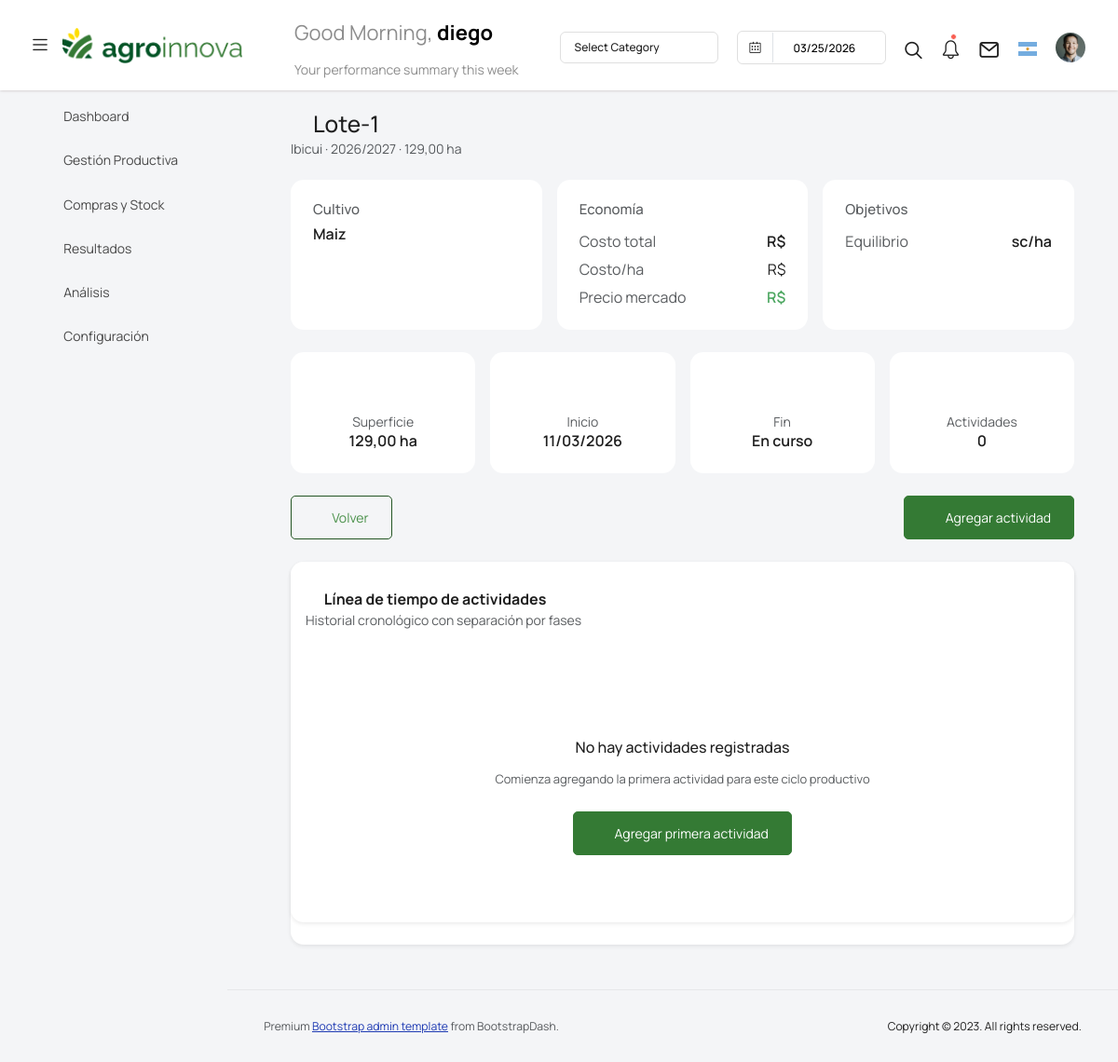
The app's page /ciclos/1/ (signed in), older data.
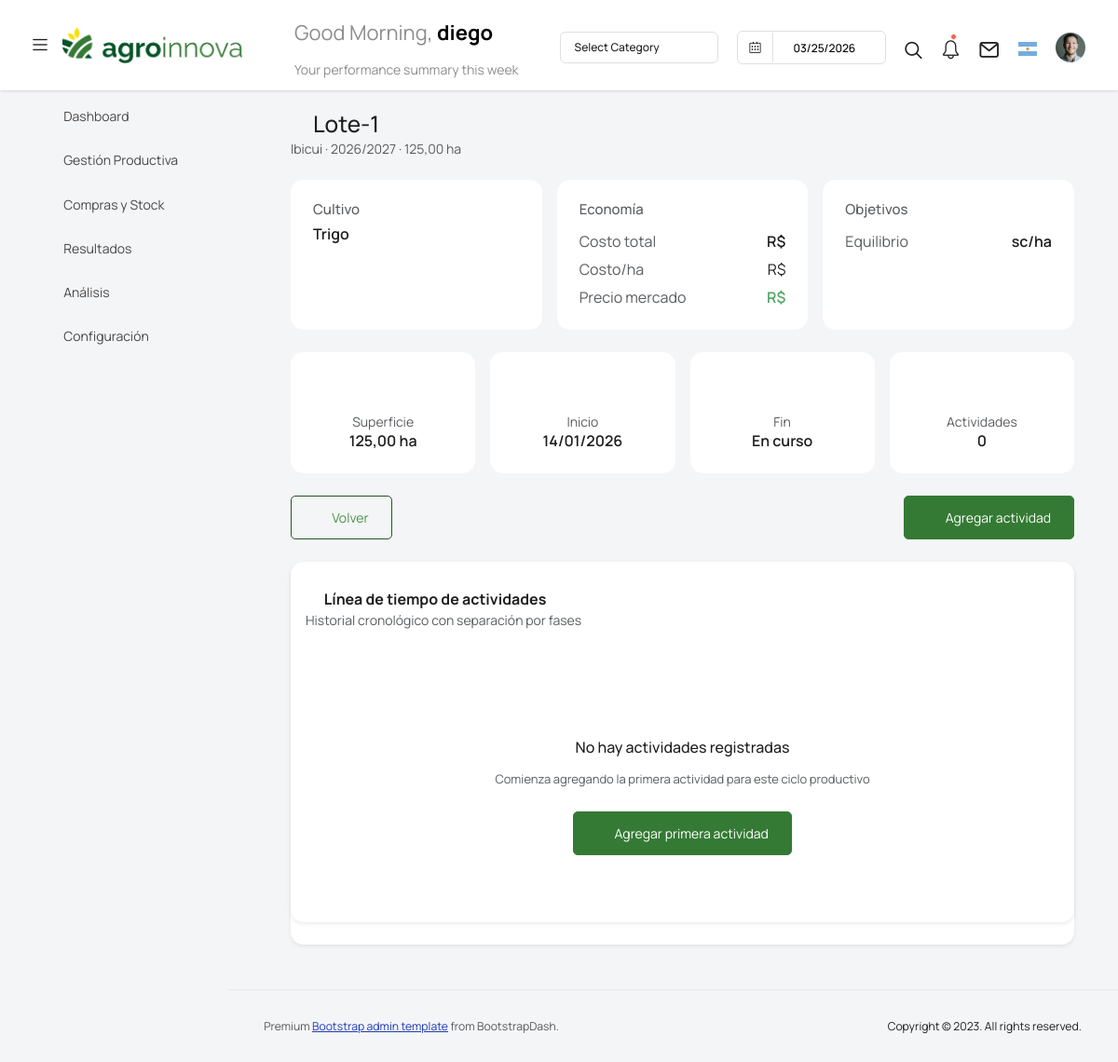
The same page, newer data.
### gestion_agro/models.py (models this page shows, shortened)
class CicloAgricola(models.Model):
    campo = models.ForeignKey(Campo, on_delete=models.CASCADE, related_name="ciclos")
    campana = models.ForeignKey(Campana, on_delete=models.CASCADE, related_name="ciclos")
    nombre_lote = models.CharField( max_length=50, blank= True, null=True )
    cultivo = models.ForeignKey( Cultivo, on_delete=models.CASCADE, related_name="ciclos")
    superficie_ha = models.DecimalField(max_digits=8, decimal_places=2)
    fecha_inicio = models.DateField()
    fecha_fin = models.DateField(null=True, blank=True)
    activa = models.BooleanField(default=True)

class Cultivo(models.Model):
    nombre = models.CharField(max_length=100, unique=True, verbose_name=_("Cultura"))
    class Meta:
        verbose_name = _("Cultura")
        verbose_name_plural = _("Culturas")
        ordering = ["nombre"]

class Campo(models.Model):
    empresa = models.ForeignKey(Empresa, on_delete=models.CASCADE,verbose_name=_("Empresa"), )
    nombre = models.CharField( max_length=100, verbose_name=_("Nombre del campo"),)
    ciudad =models.ForeignKey("agro.Ciudad", on_delete=models.CASCADE, verbose_name=_("Ciudad / Localidad"), )
    descripcion = models.CharField( max_length=100, verbose_name=_("Descripción"), )
    superficie_ha = models.DecimalField(max_digits=10, decimal_places=2, verbose_name=_("Superficie total"),
        help_text=_("Superficie total del campo expresada en hectáreas"),
    )
    image = models.ImageField( default="default.jpg", upload_to="campos", verbose_name=_("Imagen"),)
    observaciones = models.TextField(null=True, blank=True, verbose_name=_("Observaciones"),)
    class Meta:
        verbose_name = _("Campo")
        verbose_name_plural = _("Campos")

class Campana(models.Model):
    empresa = models.ForeignKey(Empresa, on_delete=models.CASCADE, verbose_name=_("Empresa"))
    nombre = models.CharField(max_length=9, editable=False, verbose_name=_("Campaña"))
    fecha_desde = models.DateField(verbose_name=_("Fecha de inicio"))
    fecha_hasta = models.DateField(verbose_name=_("Fecha de finalización"))
    activa = models.BooleanField(default=False, verbose_name=_("Campaña activa"))
    observaciones = models.TextField(null=True, blank=True, verbose_name=_("Observaciones"))
    class Meta:
        verbose_name = _("Campaña")
        verbose_name_plural = _("Campañas")
        ordering = ["-fecha_desde"]
        unique_together = ("empresa", "nombre")
    def __str__(self):
        return self.nombre

### gestion_agro/views.py (the view)
# urls.py: path('ciclos/<int:id_ciclo>/', vista_detalle_ciclo, name='vista_detalle_ciclo'),
@login_required
def vista_detalle_ciclo(request, id_ciclo):
    empresa = request.user.profile.empresa
    ciclo = CicloAgricola.objects.filter(campo__empresa=empresa, id=id_ciclo).first()
    fases = FaseAgricola.objects.filter(ciclo=ciclo)
    actividades = ActividadProductiva.objects.filter(fase__ciclo=ciclo).order_by("fecha")
    context = {
        "ciclo": ciclo,
        "fases": fases,
        "actividades": actividades,
    }
    return render(request, "vista_detalle_ciclo.html", context)

### templates/vista_detalle_ciclo.html (shortened to what the changed rows need)
{% extends 'base.html' %}
{% load static %}
{% load i18n %}
{% block plugin_css %}
<link rel="stylesheet" href="{% static 'css/detalleCiclo.css' %}">
{% endblock %}
{% block content %}
<div class="container-fluid">
    <div class="upload-card">
        <div class="upload-header d-flex flex-column flex-md-row align-items-start align-items-md-center justify-content-between gap-3 mb-4">
            <div>
                <h3 class="mb-1">
                    <i class="mdi mdi-map icon-agro"></i>
                    {{ ciclo.nombre_lote }}
                </h3>
                <div class="text-muted small">
                    {{ ciclo.campo.nombre }} · {{ ciclo.campana }} · {{ ciclo.superficie_ha }} ha
                </div>
            </div>
        </div>
        <div class="row g-3 mb-4">
            <div class="col-lg-4">
                <div class="card h-100">
                    <div class="card-body">
                        <h6 class="text-muted mb-2">
                            {% translate "Cultivo" %}
                        </h6>
                        <div class="fw-semibold">
                            {{ ciclo.cultivo.nombre }}
                        </div>
                    </div>
                </div>
            </div>
        </div>
        <div class="row g-3 mb-4">
            <div class="col-md-3">
                <div class="card text-center h-100">
                    <div class="card-body">
                        <i class="mdi mdi-vector-square fs-4 text-muted"></i>
                        <div class="mt-2 small text-muted">
                            {% translate "Superficie" %}
                        </div>
                        <div class="fw-semibold">
                            {{ ciclo.superficie_ha }} ha
                        </div>
                    </div>
                </div>
            </div>
            <div class="col-md-3">
                <div class="card text-center h-100">
                    <div class="card-body">
                        <i class="mdi mdi-calendar-plus fs-4 text-muted"></i>
                        <div class="mt-2 small text-muted">
                            {% translate "Inicio" %}
                        </div>
                        <div class="fw-semibold">
                            {{ ciclo.fecha_inicio|date:"d/m/Y" }}
                        </div>
                    </div>
                </div>
            </div>
        </div>
    </div>
</div>
{% endblock %}

Row changes from the older to the newer data that the page shows:
changed CicloAgricola "Lote-1": superficie_ha "129,00" → "125,00"; cultivo.nombre "Maiz" → "Trigo"; fecha_inicio "11/03/2026" → "14/01/2026"
